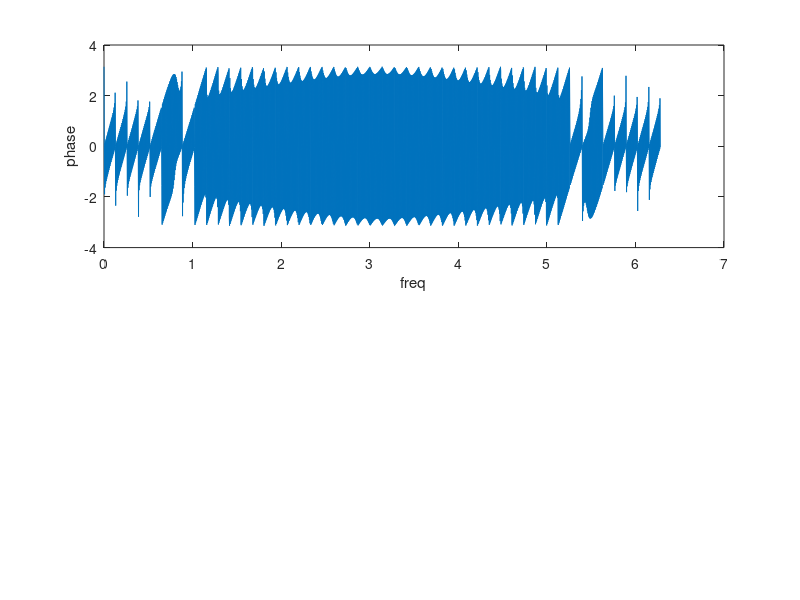

This figure's MATLAB source:
% ------------------------ A --------------------------------
Fs = 8192;
N = 2048;
n = 0:999;

d0 = sin(0.7217*n) + sin(1.0247*n);
%sound(d0, Fs);
d1 = sin(0.5346*n) + sin(0.9273*n);
%sound(d1, Fs);
d2 = sin(0.5346*n) + sin(1.0247*n);
%sound(d2, Fs);
d3 = sin(0.5346*n) + sin(1.1328*n);
%sound(d3, Fs);
d4 = sin(0.5906*n) + sin(0.9273*n);
%sound(d4, Fs);
d5 = sin(0.5906*n) + sin(1.0247*n);
%sound(d5, Fs);
d6 = sin(0.5906*n) + sin(1.1328*n);
%sound(d6, Fs);
d7 = sin(0.6535*n) + sin(0.9273*n);
%sound(d7, Fs);
d8 = sin(0.6535*n) + sin(1.0247*n);
%sound(d8, Fs);
d9 = sin(0.6535*n) + sin(1.1328*n);
%sound(d9, Fs);

% ------------------------ B --------------------------------
% calculate the DTFT of digit 2 and digit 8
D2 = fft(d2, N);
D8 = fft(d8, N);
k = 0:2047;
wk = (2 * pi * k) / N;

% plot for digit 2 DTFT
subplot(2,2,1), plot(wk, abs(D2));
title('DTFT D2');
axis([0.5, 1.5, 0, 500]);
xlabel('Freq'), ylabel('mag')
subplot(2,1,1), plot(wk,angle(D2));
xlabel('freq'), ylabel('phase')

% plot for digit 8 DTFT
subplot(2,2,2), plot(wk, abs(D8));
title('DTFT D8');
axis([0.5, 1.5, 0, 500]);
xlabel('Freq'), ylabel('mag')
subplot(2,1,1), plot(wk,angle(D8));
xlabel('freq'), ylabel('phase')

% ------------------------ C --------------------------------
